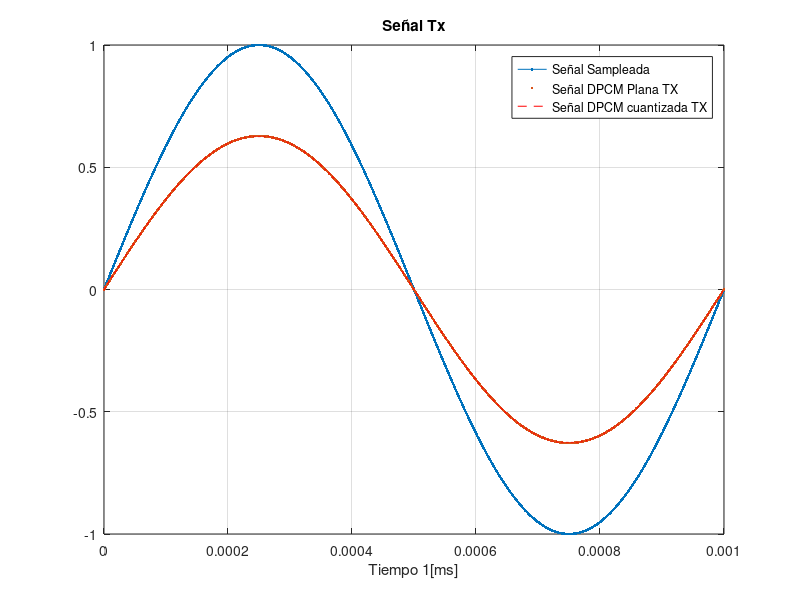
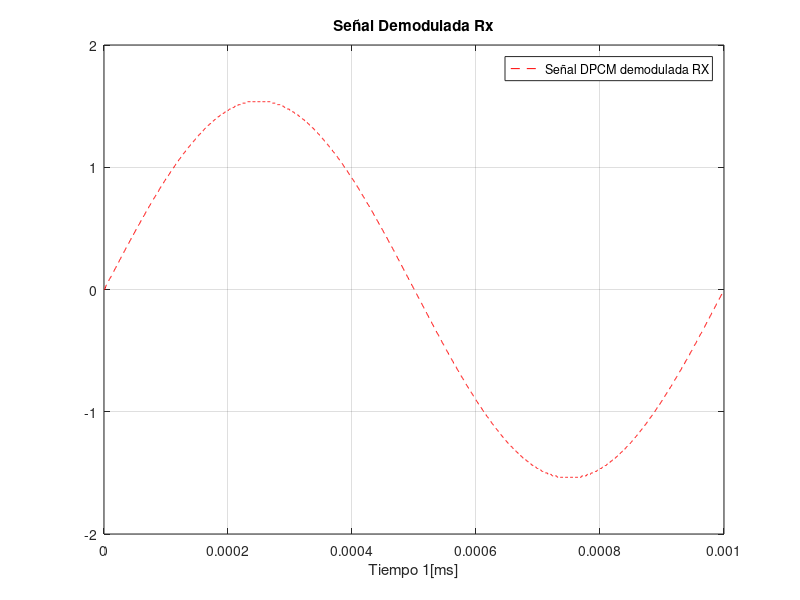

The MATLAB source for these figures, in order:
%Tarea 2 Teoria de cominicaciones digitales.

%Nicolas Vergara Fecha 04/10/2024

clc;
clear all;
close all;

%utilizando la misma senal banda base del item PCM    
function d_q = DPCM(m,orden,a_n)
    k = orden+1;
    m_q = zeros(1,length(m));
    d_q = zeros(1,length(m));

    for i = k:length(m)

        prediccion = a_n(1)*m_q(i-1) + a_n(2)*m_q(i-2) + a_n(3)*m_q(i-3);
        d_q(i) = m(i) - prediccion;
        m_q(i) = d_q(i) - prediccion;
    end
end

function [q,error] = Cuantizar(y,n_bits,mp)
    
    L = 2^n_bits; 
    delta = 2*mp/L;
    e = delta/2; 
    niveles = -mp + e : delta : mp - e; 

    for i = 1:length(y)
        dif = abs(y(i) - niveles); 
        [minimo, idx] = min(dif);  
        q(i) = niveles(idx); 

        error(i) = abs(y(i) - q(i));
    end
end
%demodulacion DPCM
function m = DPCD(d_q, orden, a_n)
    k = orden + 1;
    m = zeros(1, length(d_q));

    for i = k:length(d_q)
        prediccion = a_n(1) * d_q(i-1) + a_n(2) * d_q(i-2) + a_n(3) * d_q(i-3);
        m(i) = d_q(i) + prediccion; 
    end
end

%****** TRANSMISOR

%----------SAMPLEO

f = 1000; % frecuancia de senal banda base 1000 Hz
n_muestras = 1000;
fs = 2*f*n_muestras; % frecuencia de muestreo (Nyquist)

T = 1/f; % periodo de un ciclo
N = (T*fs); %cantidad de muestas

t = linspace(0,T,N);%intervalo de valores.

% senal a modular
A = 1;%amplitud
m = A*sin(2*pi*f*t);

%---------MODULACION DPCM
senalDPCM_plana = DPCM(m,3,[0.7071,0.5,0.25]);

%----------CUANTIZACION
mp = max(senalDPCM_plana);
disp(mp);
cantidad_bits = 8;

%la senalDPCM_cuantizada corresponde a la TX
[senalDPCM_cuantizada,error] = Cuantizar(senalDPCM_plana,cantidad_bits,mp);

%****** RECEPTOR

senal_demodulada = DPCD(senalDPCM_cuantizada,3,[0.7071,0.5,0.25]);

figure;

plot(t, m, '.-', 'DisplayName', 'Señal Sampleada'); 
hold on;
plot(t, senalDPCM_plana, '.', 'DisplayName', 'Señal DPCM Plana TX'); 
plot(t, senalDPCM_cuantizada, 'r--', 'DisplayName', 'Señal DPCM cuantizada TX'); 
hold off;

xlabel('Tiempo 1[ms]');
title('Señal Tx');
legend('show');
grid on;
xlim([0, T]);

figure;

plot(t, senal_demodulada, 'r--', 'DisplayName', 'Señal DPCM demodulada RX'); 
hold on;


xlabel('Tiempo 1[ms]');
title('Señal Demodulada Rx');
legend('show');
grid on;
xlim([0, T]);
